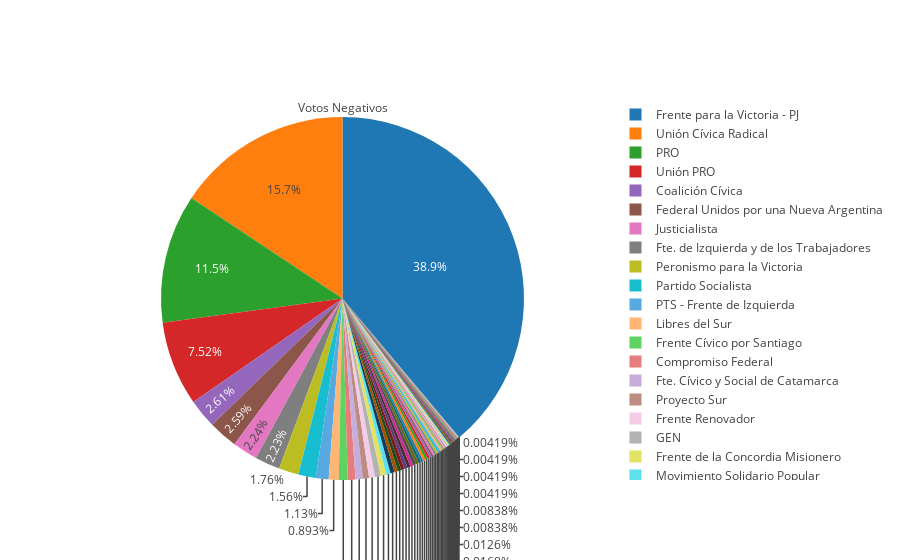

Write notebook code for a chart like this one.
### Code cell
negativos_count = negativos_por_bloque.agg('count')

labels = negativos_count.index.values
values = negativos_count.values.flatten()

trace = go.Pie(labels=labels, values=values, title='Votos Negativos')

py.offline.iplot([trace], filename='negativos')

### Figure 1 — Plotly figure (JSON) as saved in the notebook; plotly's stock layout.template omitted (floating-point values rounded to 4 significant figures)
{"data": [{"labels": ["Avanzar San Luis", "BG Juan B. Bustos", "Bloque de los Trabajadores", "Chubut Somos Todos", "Coalición Cívica", "Coalición Cívica - ARI - UNEN", "Compromiso Federal", "Compromiso con San Juan", "Concertación FORJA", "Conservador Popular", "Cultura, Educación y Trabajo", "Córdoba Federal", "Córdoba Trabajo y Producción", "Del Bicentenario", "Demócrata de Mendoza", "Diálogo y Trabajo", "Elijo Catamarca", "Evolución Radical", "Fe", "Federal Unidos por una Nueva Argentina", "Frente Cívico - Córdoba", "Frente Cívico por Santiago", "Frente Norte", "Frente Progresista Cívico y Social", "Frente Renovador", "Frente de la Concordia Misionero", "Frente para la Victoria - PJ", "Frente por la Inclusión Social", "Fte. Cívico y Social de Catamarca", "Fte. Renov. de la Conc. Misiones - FPV-PJ", "Fte. de Izquierda y de los Trabajadores", "GEN", "Izquierda Socialista - Frente de Izquierda", "Juntos por Argentina", "Justicialista", "Justicialista por Tucumán", "Libertad y Democracia", "Libertad, Valores y Cambios", "Libres del Sur", "Movimiento Nacional Alfonsinista", "Movimiento Popular Fueguino", "Movimiento Popular Neuquino", "Movimiento Solidario Popular", "No Integra Bloque", "Nuevo Espacio Santafesino", "PRO", "PTS - Frente de Izquierda", "Partido Bloquista de San Juan", "Partido Demócrata Progresista", "Partido Intransigente de Mendoza", "Partido Justicialista La Pampa", "Partido Socialista", "Partido por la Justicia Social", "Peronismo mas al Sur", "Peronismo para la Victoria", "Primero Argentina", "Primero Tucumán", "Protectora", "Proyecto Sur", "Red por Argentina", "SUMA + UNEN", "Salta Somos Todos", "Social Cristiano", "Solidario SI", "Somos Mendoza", "Somos San Juan", "Todos Juntos por San Juan", "Trabajo y Dignidad", "U.De.So. Salta", "UNIR", "Unidad Justicialista", "Unidad Popular", "Unidos por una Nueva Argentina", "Unión Celeste y Blanco", "Unión Cívica Radical", "Unión PRO", "Unión por Córdoba", "Unión por Entre Ríos"], "title": {"text": "Votos Negativos"}, "type": "pie", "uid": "043fa733-7f9c-4ce6-9889-f8350d3d2a93", "values": [15, 50, 3, 15, 622, 65, 164, 9, 88, 22, 72, 51, 16, 50, 21, 12, 32, 70, 12, 619, 35, 189, 4, 9, 126, 115, 9276, 1, 151, 4, 533, 124, 61, 64, 534, 25, 1, 33, 213, 2, 4, 70, 94, 2, 33, 2738, 269, 39, 40, 21, 1, 373, 52, 9, 421, 14, 14, 1, 134, 16, 34, 40, 4, 75, 18, 16, 11, 55, 20, 5, 42, 25, 65, 9, 3734, 1793, 33, 23]}], "layout": {}}
